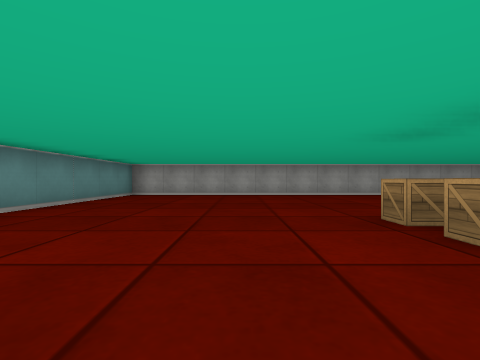
View 1 (above)

23 first-person views from a walk through a cub3D ray-caster map. The camera is about half as high as the walls, looks level and sees 85° across. The floor is counted in squares. Each view is taken from the middle of a square. On the plan, view 1 faces up. The plan holds only what a view shows up to about 9 squares ahead; the rest is blank.

View 2
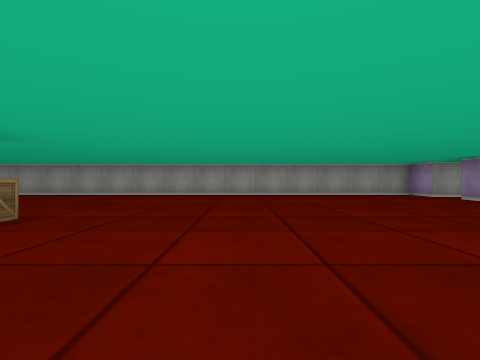

View 3
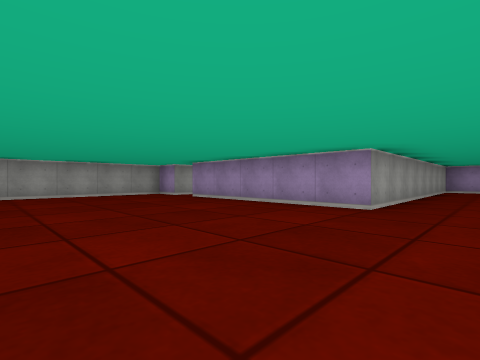

View 4
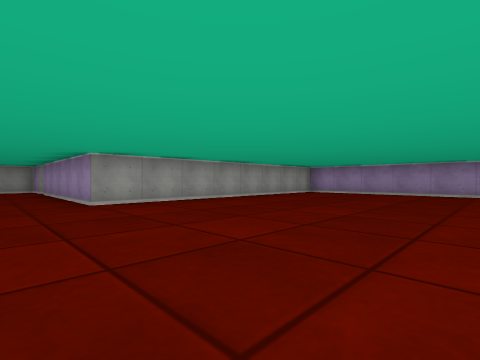

View 5
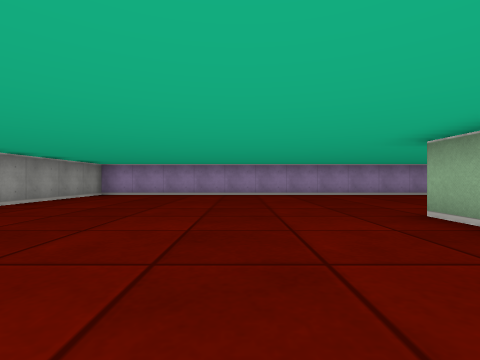

View 6
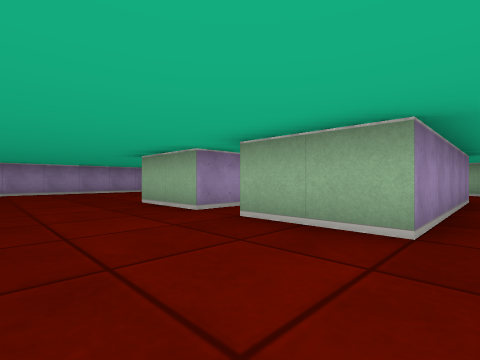

View 7
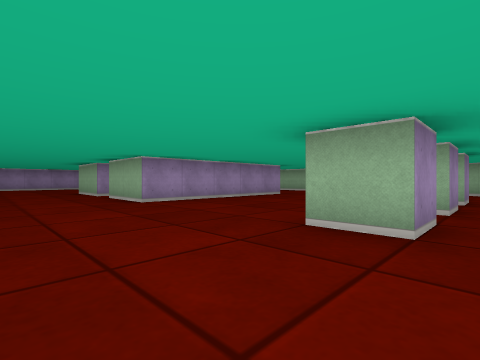

View 8
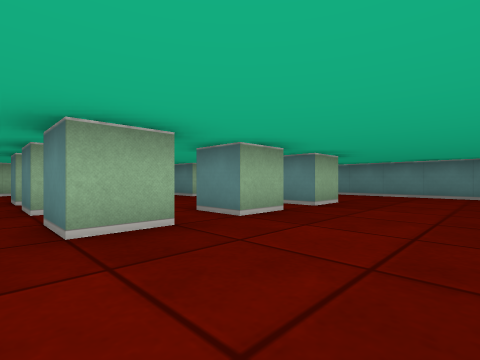

View 9
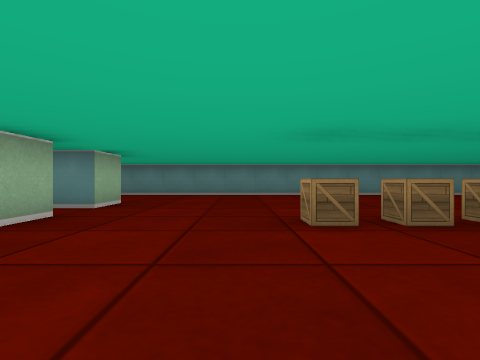

View 10
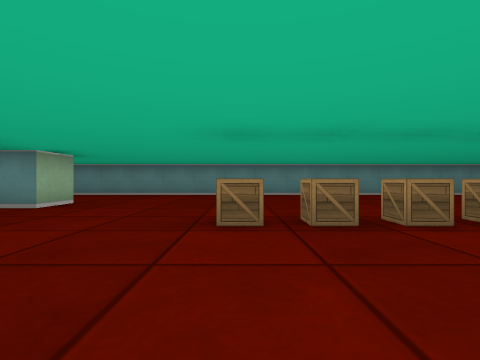

View 11
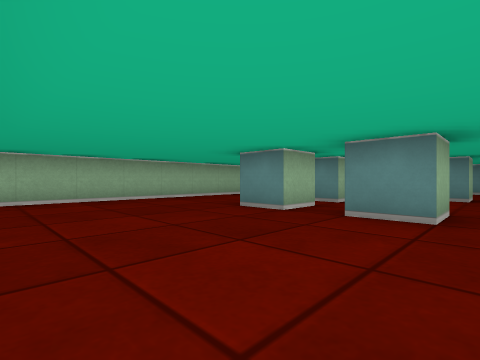

View 12
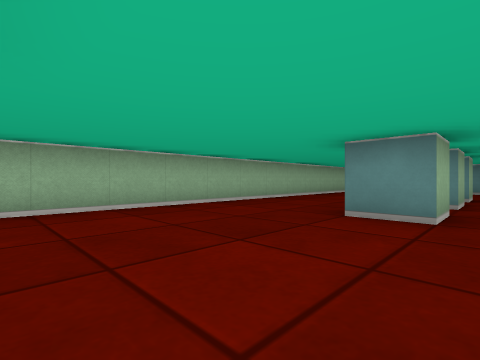

View 13
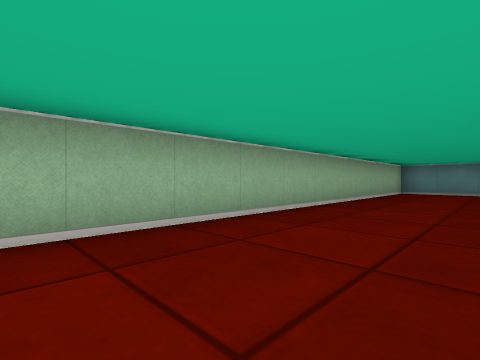

View 14
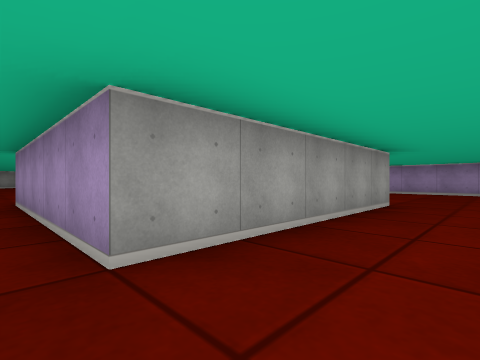

View 15
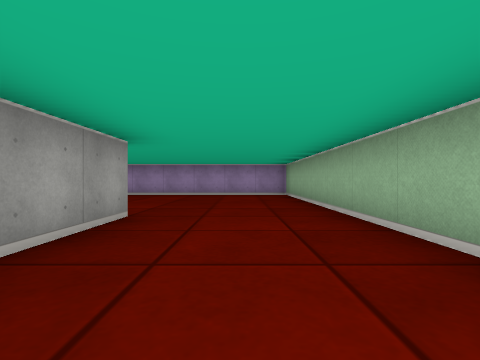

View 16
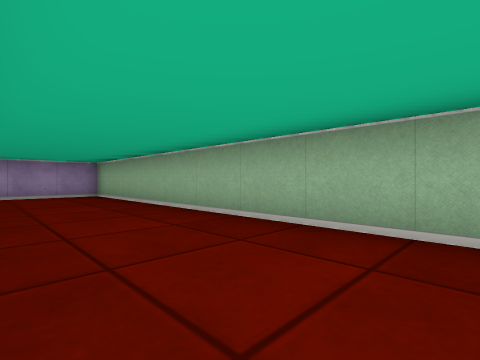

View 17
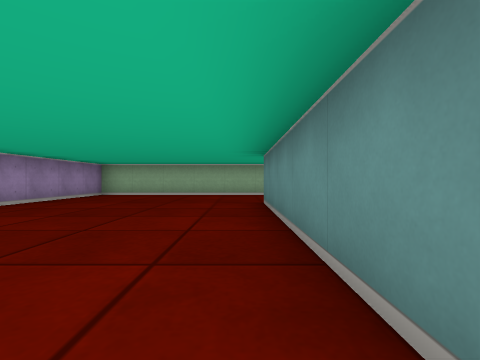

View 18
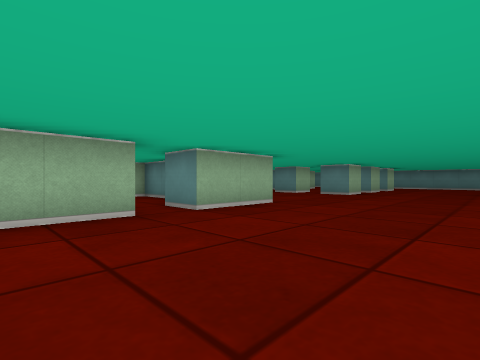

View 19
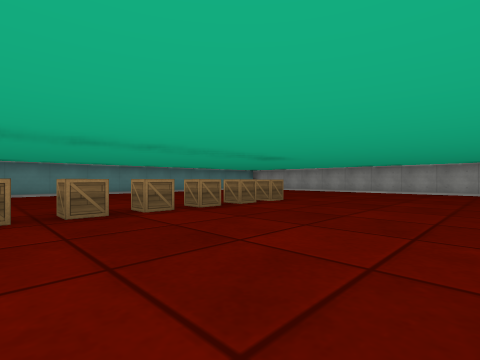

View 20
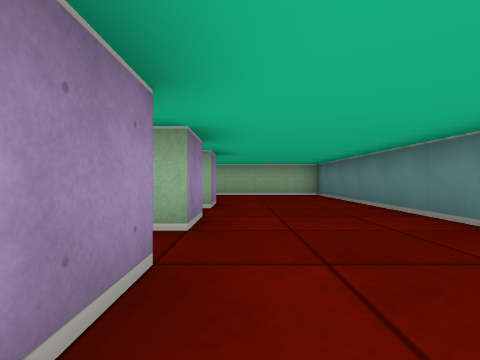

View 21
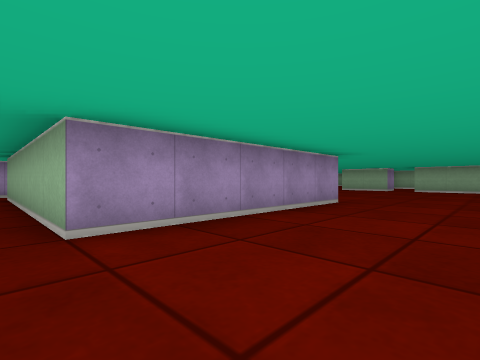

View 22
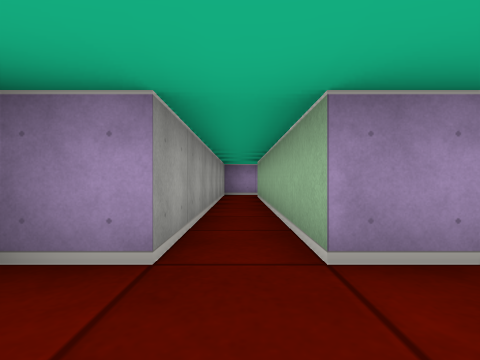

View 23
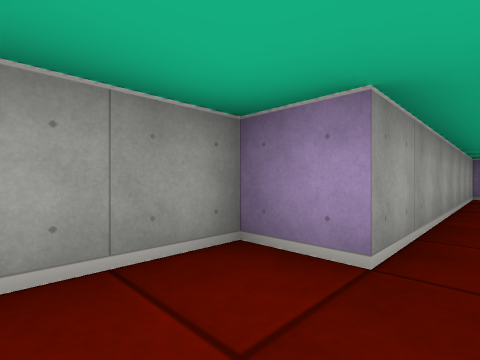

### Floor plan
Points are (right, up) in squares from view 1. A wall is a line through its corners. A room is listed if a view was taken in it or the views show most of it. See-through windows are left out.
Room 1 (views 1, 2, 3, 4, 5, 6, 7, 8, 9, 10, 11, 12, 13, 14, 15, 16, 17, 18, 19, 20, 21, 22, 23)
walls: (3.5, -6.5) (3.5, -5.5) (4.5, -5.5) (4.5, -6.5); (11.5, -5.5) (13.5, -5.5) (13.5, -10.5) (8.5, -10.5) (8.5, -5.5) (10.5, -5.5); (1.5, -5.5) (2.5, -5.5) (2.5, -6.5); (3.5, -8.5) (3.5, -7.5) (4.5, -7.5) (4.5, -8.5); (3.5, -10.4) (3.5, -9.5) (4.5, -9.5) (4.5, -10.5); (-0.5, -6.5) (-0.5, -5.5) (0.5, -5.5) (0.5, -6.2); (1.5, -9.5) (2.5, -9.5) (2.5, -10.1); (-0.5, -8.5) (-0.5, -7.5) (0.5, -7.5); (-0.5, -10.5) (-0.5, -9.5) (0.5, -9.5) (0.5, -10.5); (17.5, 6.4) (17.5, 7.5) (10.5, 7.5) (10.5, 8.5) (-3.5, 8.5) (-3.5, -13.5) (18.5, -13.5) (18.5, 1.5) (10.5, 1.5) (10.5, 6.5) (16.2, 6.5)
ways out: opening at (11, -6)
objects: crate (2, -2); crate (2, -1); crate (2, 0); crate (2, 1); crate (2, 2); crate (2, 3)

Where each view was taken, in squares from view 1:
view 1: 0 up, 0 right, facing up
view 2: 0 up, 5 right, facing up
view 3: 0 up, 6 right, facing up-right
view 4: 4 down, 9 right, facing up-right
view 5: 3 down, 10 right, facing right
view 6: 3 down, 8 right, facing down-right
view 7: 3 down, 3 right, facing down-right
view 8: 3 down, 5 right, facing down-left
view 9: 3 down, 5 right, facing left
view 10: 2 down, 5 right, facing left
view 11: 7 down, 8 right, facing down-left
view 12: 9 down, 8 right, facing down-left
view 13: 11 down, 7 right, facing down-left
view 14: 12 down, 8 right, facing up-right
view 15: 12 down, 10 right, facing right
view 16: 11 down, 10 right, facing down-right
view 17: 5 down, 14 right, facing down
view 18: 2 down, 13 right, facing down-left
view 19: 2 down, 6 right, facing up-left
view 20: 5 down, 1 left, facing down
view 21: 7 up, 8 right, facing down-right
view 22: 7 up, 9 right, facing right
view 23: 7 up, 9 right, facing up-right
